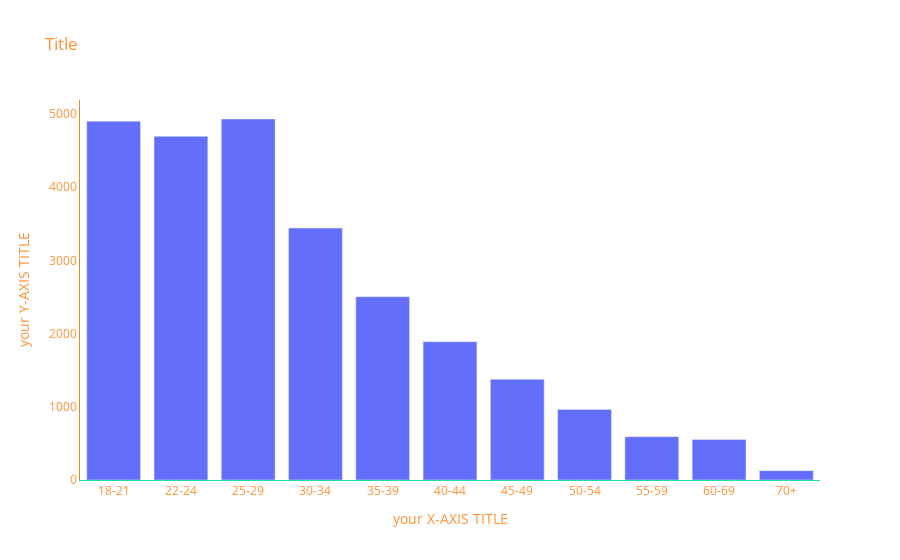

Notebook source saved alongside this figure:
### Code cell
q1_df = df['Q1'].value_counts()

CATEGORY_ORDER = ["18-21", "22-24", "25-29", "30-34", "35-39", "40-44", "45-49", "50-54", "55-59", "60-69", "70+"]

# 기본 그래프, go 형식
fig = go.Figure()
fig.add_trace(go.Bar(x = q1_df.index, y = q1_df.values))

# styling update
fig.update_layout(plot_bgcolor = 'white',
                  font = dict(color = '#FF9033'),
                  title = dict(text = 'Title'),
                  xaxis = dict(title = "your X-AXIS TITLE", linecolor = "#21DBAA", categoryorder = "array", categoryarray = CATEGORY_ORDER), 
                  yaxis = dict(title = "your Y-AXIS TITLE", linecolor = "#DB9021"))

print(fig.show('json'))
fig.show()

### Figure 1 — Plotly figure (JSON) as saved in the notebook; plotly's stock layout.template omitted (floating-point values rounded to 4 significant figures)
{"data": [{"type": "bar", "x": ["25-29", "18-21", "22-24", "30-34", "35-39", "40-44", "45-49", "50-54", "55-59", "60-69", "70+"], "y": [4931, 4901, 4694, 3441, 2504, 1890, 1375, 964, 592, 553, 128]}], "layout": {"autosize": true, "font": {"color": "#FF9033"}, "plot_bgcolor": "white", "title": {"text": "Title"}, "xaxis": {"autorange": true, "categoryarray": ["18-21", "22-24", "25-29", "30-34", "35-39", "40-44", "45-49", "50-54", "55-59", "60-69", "70+"], "categoryorder": "array", "linecolor": "#21DBAA", "range": [-0.5, 10.5], "title": {"text": "your X-AXIS TITLE"}, "type": "category"}, "yaxis": {"autorange": true, "linecolor": "#DB9021", "range": [0, 5191.0], "title": {"text": "your Y-AXIS TITLE"}, "type": "linear"}}}
